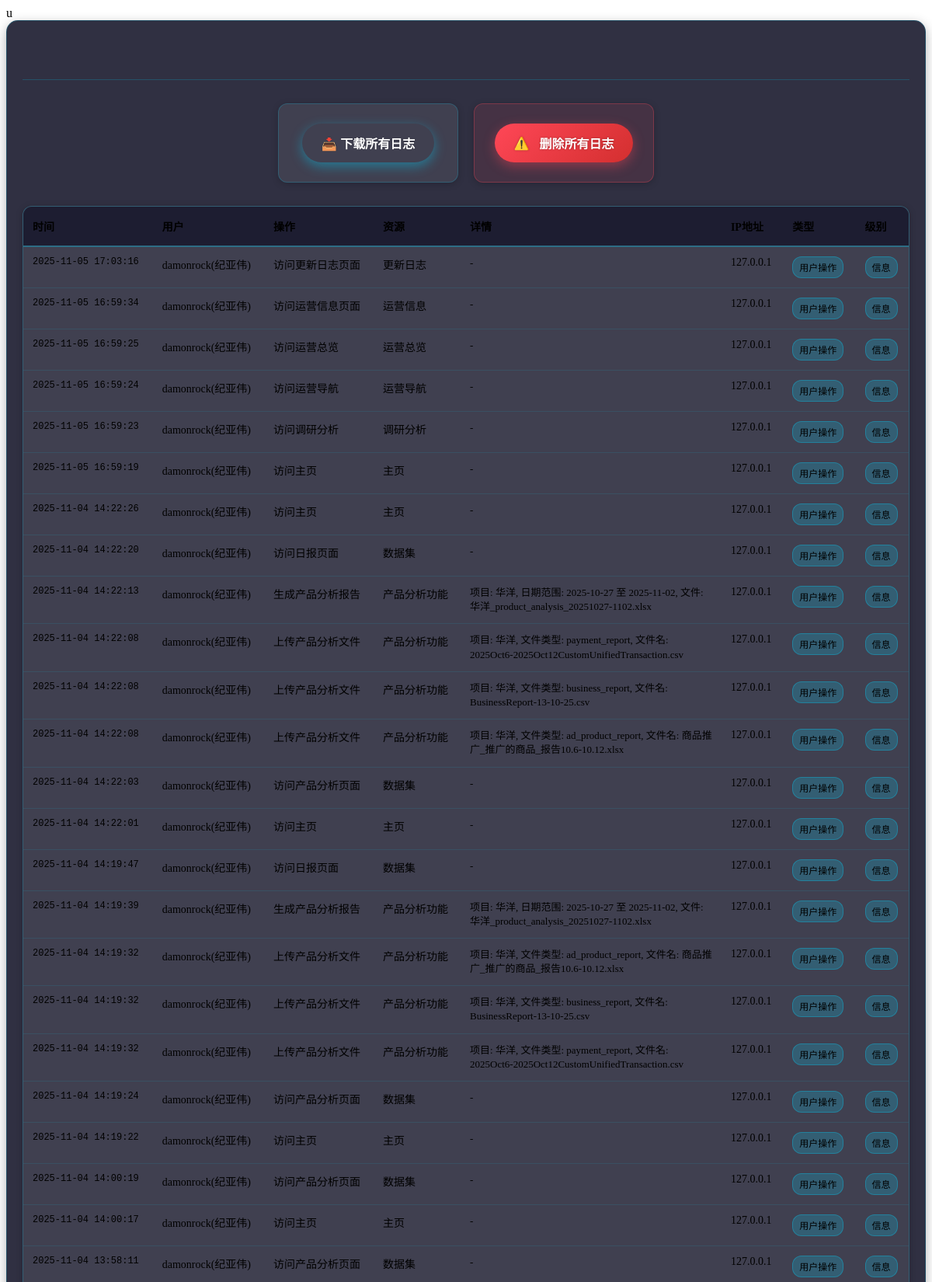
The page /admin/logs (signed in, upper part) on the database its author committed.
### tables this page shows
CREATE TABLE "logs" (
                id INTEGER PRIMARY KEY AUTOINCREMENT,
                timestamp DATETIME DEFAULT (datetime('now', '+8 hours')),
                user_id INTEGER,
                username VARCHAR(50),
                action VARCHAR(100) NOT NULL,
                resource VARCHAR(100),
                details TEXT,
                ip_address VARCHAR(45),
                user_agent TEXT,
                log_type VARCHAR(20) DEFAULT 'user',
                level VARCHAR(10) DEFAULT 'info',
                FOREIGN KEY (user_id) REFERENCES users (id)
            );

### routes/admin.py (the view)
@admin_bp.route('/logs')
@login_required
@admin_required
def view_logs():
    from core.database import get_logs
    log_type = request.args.get('type', '')
    level = request.args.get('level', '')
    limit = int(request.args.get('limit', 100))
    logs = get_logs(
        limit=limit,
        log_type=log_type if log_type else None,
        level=level if level else None
    )
    return render_template('admin/logs_embed.html', logs=logs,
                         current_type=log_type, current_level=level, limit=limit)

### core/auth.py (called while the page is built, shortened)
def is_logged_in():
    return 'username' in session

def login_required(f):
    from functools import wraps
    @wraps(f)
    def decorated_function(*args, **kwargs):
        if not is_logged_in():
            return redirect(url_for('auth.login', next=request.url))
        return f(*args, **kwargs)
    return decorated_function

def admin_required(f):
    from functools import wraps
    @wraps(f)
    def decorated_function(*args, **kwargs):
        if not is_logged_in():
            return redirect(url_for('auth.login', next=request.url))
        return f(*args, **kwargs)
    return decorated_function

### core/database.py (called while the page is built)
def get_logs(limit=100, log_type=None, level=None, user_id=None):
    conn = get_db_connection()
    cursor = conn.cursor()
    query = "SELECT * FROM logs WHERE 1=1"
    params = []
    if log_type:
        query += " AND log_type = ?"
        params.append(log_type)
    if level:
        query += " AND level = ?"
        params.append(level)
    if user_id:
        query += " AND user_id = ?"
        params.append(user_id)
    query += " ORDER BY timestamp DESC LIMIT ?"
    params.append(limit)
    try:
        cursor.execute(query, params)
        logs = cursor.fetchall()
        return logs
    except Exception as e:
        print(f"获取日志失败: {e}")
        return []
    finally:
        conn.close()

### core/database_config.py (called while the page is built)
def get_db_connection():
    conn = sqlite3.connect(DB_PATH)
    conn.execute(f"PRAGMA temp_store = 2")  # 使用临时内存存储
    conn.execute("PRAGMA journal_mode = WAL")  # 使用WAL模式提高并发性能
    def beijing_now():
        """返回当前北京时间"""
        return datetime.strftime(datetime.now(), '%Y-%m-%d %H:%M:%S')
    conn.create_function("beijing_now", 0, beijing_now)
    conn.row_factory = sqlite3.Row  # 使结果可以通过列名访问
    return conn

### templates/admin/logs_embed.html (shortened to what this page needs)
u<div class="logs-management-embed">
    <div class="section-header">
        <h2> 系统日志</h2>
    </div>
    <div class="logs-actions-container">
        <div class="action-card">
            <button id="download-logs-btn" class="download-logs-btn">📥 下载所有日志</button>
        </div>
        <div class="action-card danger-zone">
            <button id="delete-all-logs-btn" class="delete-all-logs-btn">删除所有日志</button>
        </div>
    </div>
    <div class="logs-table-container">
        <table class="logs-table">
            <thead>
                <tr>
                    <th>时间</th>
                    <th>用户</th>
                    <th>操作</th>
                    <th>资源</th>
                    <th>详情</th>
                    <th>IP地址</th>
                    <th>类型</th>
                    <th>级别</th>
                </tr>
            </thead>
            <tbody>
                {% for log in logs %}
                <tr>
                    <td class="timestamp">{{ log.timestamp }}</td>
                    <td>{{ log.username or '-' }}</td>
                    <td>{{ log.action }}</td>
                    <td>{{ log.resource or '-' }}</td>
                    <td class="log-details">{{ log.details or '-' }}</td>
                    <td>{{ log.ip_address or '-' }}</td>
                    <td>
                        <span class="log-type-badge log-type-{{ log.log_type }}">
                            {{ {
                                'user': '用户操作',
                                'system': '系统事件',
                                'security': '安全事件'
                            }.get(log.log_type, log.log_type) }}
                        </span>
                    </td>
                    <td>
                        <span class="log-level-badge log-level-{{ log.level }}">
                            {{ {
                                'debug': '调试',
                                'info': '信息',
                                'warning': '警告',
                                'error': '错误',
                                'critical': '严重'
                            }.get(log.level, log.level) }}
                        </span>
                    </td>
                </tr>
                {% endfor %}
            </tbody>
        </table>
    </div>
</div>

### templates/admin/logs_embed.html (style rules this page uses)
.logs-management-embed { padding: 20px; background: rgba(26, 26, 46, 0.9); border: 1px solid rgba(0, 212, 255, 0.2); border-radius: 15px; box-shadow: 0 5px 15px rgba(0, 0, 0, 0.3); position: relative; }
.section-header { display: flex; justify-content: flex-start; align-items: center; margin-bottom: 30px; padding-bottom: 20px; border-bottom: 1px solid rgba(0, 212, 255, 0.2); }
.section-header h2 { color: var(--text-primary); margin: 0; font-size: 24px; font-weight: 600; background: linear-gradient(135deg, var(--neon-blue) 0%, var(--neon-purple) 100%); -webkit-background-clip: text; -webkit-text-fill-color: transparent; background-clip: text; display: flex; align-items: center; gap: 12px; }
.logs-actions-container { display: flex; gap: 20px; align-items: center; justify-content: center; margin-bottom: 30px; }
.action-card { background: rgba(255, 255, 255, 0.08); border-radius: 12px; padding: 25px; box-shadow: 0 2px 10px rgba(0, 0, 0, 0.2); border: 1px solid rgba(0, 212, 255, 0.2); text-align: center; min-width: 180px; }
.action-card.danger-zone { border: 1px solid rgba(255, 71, 87, 0.3); background: rgba(255, 71, 87, 0.1); }
.download-logs-btn { padding: 15px 25px; background: linear-gradient(135deg, var(--neon-blue) 0%, var(--neon-purple) 100%); color: white; border: none; border-radius: 25px; cursor: pointer; font-weight: 600; font-size: 16px; transition: all var(--transition-normal) ease; box-shadow: 0 5px 15px rgba(0, 212, 255, 0.4); display: inline-flex; align-items: center; gap: 8px; text-shadow: 0 0 2px rgba(0, 0, 0, 0.2); height: 50px; box-sizing: border-box; white-space: nowrap; }
.delete-all-logs-btn { padding: 15px 25px; background: linear-gradient(135deg, #ff4757 0%, #d32f2f 100%); color: white; border: none; border-radius: 25px; cursor: pointer; font-weight: 700; font-size: 16px; transition: all var(--transition-normal) ease; box-shadow: 0 5px 15px rgba(255, 71, 87, 0.4); display: inline-flex; align-items: center; gap: 8px; text-shadow: 0 0 3px rgba(0, 0, 0, 0.3); height: 50px; box-sizing: border-box; white-space: nowrap; position: relative; }
.delete-all-logs-btn::before { content: "⚠️"; margin-right: 5px; animation: pulse 2s infinite; }
.logs-table-container { background: rgba(255, 255, 255, 0.08); border-radius: 12px; overflow: hidden; box-shadow: 0 2px 10px rgba(0, 0, 0, 0.2); border: 1px solid rgba(0, 212, 255, 0.2); margin-bottom: 30px; }
.logs-table { width: 100%; border-collapse: collapse; font-size: 14px; }
.logs-table th { background: rgba(26, 26, 46, 0.9); padding: 15px 12px; text-align: left; font-weight: 600; color: var(--neon-blue); position: sticky; top: 0; z-index: 10; border-bottom: 2px solid rgba(0, 212, 255, 0.3); }
.logs-table td { padding: 12px; border-bottom: 1px solid rgba(0, 212, 255, 0.1); vertical-align: top; color: var(--text-primary); }
.logs-table tbody tr { transition: background-color 0.2s ease; }
.log-level-badge { display: inline-block; padding: 4px 8px; border-radius: 12px; font-size: 12px; font-weight: 500; text-transform: uppercase; }
.log-level-info { background: rgba(0, 212, 255, 0.2); color: var(--neon-blue); border: 1px solid rgba(0, 212, 255, 0.3); }
.log-type-badge { display: inline-block; padding: 4px 8px; border-radius: 12px; font-size: 12px; font-weight: 500; }
.log-type-user { background: rgba(0, 212, 255, 0.2); color: var(--neon-blue); border: 1px solid rgba(0, 212, 255, 0.3); }
.log-details { max-width: 300px; word-wrap: break-word; font-size: 13px; line-height: 1.4; }
.timestamp { font-family: 'Courier New', monospace; font-size: 12px; color: var(--text-secondary); }

### rows shown on the page
logs: timestamp "2025-11-05 17:03:16", username "damonrock(纪亚伟)", action "访问更新日志页面", resource "更新日志", details "-", ip_address "127.0.0.1", log_type "用户操作", level "信息"
logs: timestamp "2025-11-05 16:59:34", username "damonrock(纪亚伟)", action "访问运营信息页面", resource "运营信息", details "-", ip_address "127.0.0.1", log_type "用户操作", level "信息"
logs: timestamp "2025-11-05 16:59:25", username "damonrock(纪亚伟)", action "访问运营总览", resource "运营总览", details "-", ip_address "127.0.0.1", log_type "用户操作", level "信息"
logs: timestamp "2025-11-05 16:59:24", username "damonrock(纪亚伟)", action "访问运营导航", resource "运营导航", details "-", ip_address "127.0.0.1", log_type "用户操作", level "信息"
logs: timestamp "2025-11-05 16:59:23", username "damonrock(纪亚伟)", action "访问调研分析", resource "调研分析", details "-", ip_address "127.0.0.1", log_type "用户操作", level "信息"
logs: timestamp "2025-11-05 16:59:19", username "damonrock(纪亚伟)", action "访问主页", resource "主页", details "-", ip_address "127.0.0.1", log_type "用户操作", level "信息"
logs: timestamp "2025-11-04 14:22:26", username "damonrock(纪亚伟)", action "访问主页", resource "主页", details "-", ip_address "127.0.0.1", log_type "用户操作", level "信息"
logs: timestamp "2025-11-04 14:22:20", username "damonrock(纪亚伟)", action "访问日报页面", resource "数据集", details "-", ip_address "127.0.0.1", log_type "用户操作", level "信息"
logs: timestamp "2025-11-04 14:22:13", username "damonrock(纪亚伟)", action "生成产品分析报告", resource "产品分析功能", details "项目: 华洋, 日期范围: 2025-10-27 至 2025-11-02, 文件: 华洋_product_analysis_20251027-1102.xlsx", ip_address "127.0.0.1", log_type "用户操作", level "信息"
logs: timestamp "2025-11-04 14:22:08", username "damonrock(纪亚伟)", action "上传产品分析文件", resource "产品分析功能", details "项目: 华洋, 文件类型: payment_report, 文件名: 2025Oct6-2025Oct12CustomUnifiedTransaction.csv", ip_address "127.0.0.1", log_type "用户操作", level "信息"
logs: timestamp "2025-11-04 14:22:08", username "damonrock(纪亚伟)", action "上传产品分析文件", resource "产品分析功能", details "项目: 华洋, 文件类型: business_report, 文件名: BusinessReport-13-10-25.csv", ip_address "127.0.0.1", log_type "用户操作", level "信息"
logs: timestamp "2025-11-04 14:22:08", username "damonrock(纪亚伟)", action "上传产品分析文件", resource "产品分析功能", details "项目: 华洋, 文件类型: ad_product_report, 文件名: 商品推广_推广的商品_报告10.6-10.12.xlsx", ip_address "127.0.0.1", log_type "用户操作", level "信息"
logs: timestamp "2025-11-04 14:22:03", username "damonrock(纪亚伟)", action "访问产品分析页面", resource "数据集", details "-", ip_address "127.0.0.1", log_type "用户操作", level "信息"
logs: timestamp "2025-11-04 14:22:01", username "damonrock(纪亚伟)", action "访问主页", resource "主页", details "-", ip_address "127.0.0.1", log_type "用户操作", level "信息"
logs: timestamp "2025-11-04 14:19:47", username "damonrock(纪亚伟)", action "访问日报页面", resource "数据集", details "-", ip_address "127.0.0.1", log_type "用户操作", level "信息"
logs: timestamp "2025-11-04 14:19:39", username "damonrock(纪亚伟)", action "生成产品分析报告", resource "产品分析功能", details "项目: 华洋, 日期范围: 2025-10-27 至 2025-11-02, 文件: 华洋_product_analysis_20251027-1102.xlsx", ip_address "127.0.0.1", log_type "用户操作", level "信息"
logs: timestamp "2025-11-04 14:19:32", username "damonrock(纪亚伟)", action "上传产品分析文件", resource "产品分析功能", details "项目: 华洋, 文件类型: ad_product_report, 文件名: 商品推广_推广的商品_报告10.6-10.12.xlsx", ip_address "127.0.0.1", log_type "用户操作", level "信息"
logs: timestamp "2025-11-04 14:19:32", username "damonrock(纪亚伟)", action "上传产品分析文件", resource "产品分析功能", details "项目: 华洋, 文件类型: business_report, 文件名: BusinessReport-13-10-25.csv", ip_address "127.0.0.1", log_type "用户操作", level "信息"
logs: timestamp "2025-11-04 14:19:32", username "damonrock(纪亚伟)", action "上传产品分析文件", resource "产品分析功能", details "项目: 华洋, 文件类型: payment_report, 文件名: 2025Oct6-2025Oct12CustomUnifiedTransaction.csv", ip_address "127.0.0.1", log_type "用户操作", level "信息"
logs: timestamp "2025-11-04 14:19:24", username "damonrock(纪亚伟)", action "访问产品分析页面", resource "数据集", details "-", ip_address "127.0.0.1", log_type "用户操作", level "信息"
logs: timestamp "2025-11-04 14:19:22", username "damonrock(纪亚伟)", action "访问主页", resource "主页", details "-", ip_address "127.0.0.1", log_type "用户操作", level "信息"
logs: timestamp "2025-11-04 14:00:19", username "damonrock(纪亚伟)", action "访问产品分析页面", resource "数据集", details "-", ip_address "127.0.0.1", log_type "用户操作", level "信息"
logs: timestamp "2025-11-04 14:00:17", username "damonrock(纪亚伟)", action "访问主页", resource "主页", details "-", ip_address "127.0.0.1", log_type "用户操作", level "信息"
logs: timestamp "2025-11-04 13:58:11", username "damonrock(纪亚伟)", action "访问产品分析页面", resource "数据集", details "-", ip_address "127.0.0.1", log_type "用户操作", level "信息"
